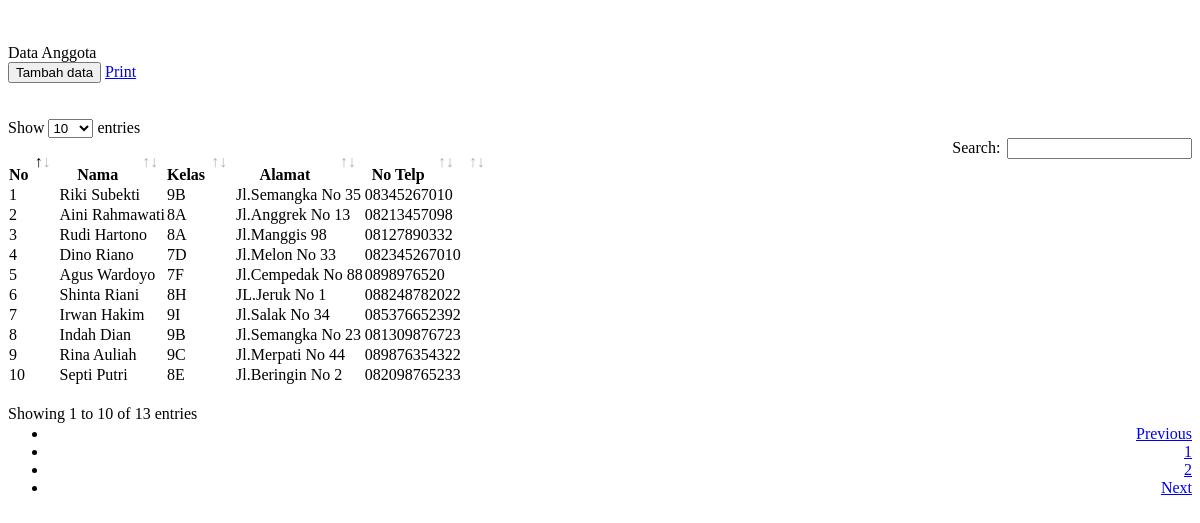
/pages/anggota.php, run on the app's committed database.
### tables this page shows
CREATE TABLE `anggota` (
  `id_anggota` int(11) NOT NULL,
  `nama` varchar(50) NOT NULL,
  `kelas` varchar(20) NOT NULL,
  `alamat` text NOT NULL,
  `no_tlp` varchar(20) NOT NULL
);

### pages/anggota.php (the view, shortened to what this page needs)
<div id="page-wrapper">
    <div class="row">
            <div class="col-xs-12"><br><br>
                <div class="panel panel-info">
                    <div class="panel-heading">
                        Data Anggota
                    </div>
                    <div class="panel-body">
                    <a href="index_admin.php?p=anggota-input"><button class="btn btn-xs btn-primary"><i class="fa fa-plus-circle"></i> <span>Tambah data</span></button></a>
                    <a href="pages/anggota-cetak.php" target="_blank" class="btn btn-sm btn-info"><i class="fa fa-print"></i> Print</a><br><br><br>
                        <div class="table-responsive">
                        <table class="table table-striped table-bordered table-hover" id="tabel">
                            <thead>
                                <tr>
                                    <th>No</th>
                                    <th>Nama</th>
                                    <th>Kelas</th>
                                    <th>Alamat</th>
                                    <th>No Telp</th>
                                    <th><i class="fa fa-gear"></i></th>
                                </tr>
                            </thead>
                            <tbody>
                                    <?php
                                    $no=1;
                                    $sql = mysqli_query($con,"SELECT * FROM anggota");
                                    while($d=mysqli_fetch_array($sql)) {
                                    ?>
                                <tr>
                                    <td><?= $no?></td>
                                    <td><?= $d['nama']?></td>
                                    <td><?= $d['kelas']?></td>
                                    <td><?= $d['alamat']?></td>
                                    <td><?= $d['no_tlp']?></td>
                                    <td></td>
                                </tr>
                                    <?php $no++; } ?>
                            </tbody>
                        </table>
                        </div>
                    </div>
                </div>
            </div>
    </div>
</div>
<link href="assets/css/plugins/dataTables/dataTables.bootstrap4.min.css" rel="stylesheet">

### data on the page
anggota: nama "Riki Subekti", kelas "9B", alamat "Jl.Semangka No 35", no_tlp "08345267010"
anggota: nama "Aini Rahmawati", kelas "8A", alamat "Jl.Anggrek No 13", no_tlp "08213457098"
anggota: nama "Rudi Hartono", kelas "8A", alamat "Jl.Manggis 98", no_tlp "08127890332"
anggota: nama "Dino Riano", kelas "7D", alamat "Jl.Melon No 33", no_tlp "082345267010"
anggota: nama "Agus Wardoyo", kelas "7F", alamat "Jl.Cempedak No 88", no_tlp "0898976520"
anggota: nama "Shinta Riani", kelas "8H", alamat "JL.Jeruk No 1", no_tlp "088248782022"
anggota: nama "Irwan Hakim", kelas "9I", alamat "Jl.Salak No 34", no_tlp "085376652392"
anggota: nama "Indah Dian", kelas "9B", alamat "Jl.Semangka No 23", no_tlp "081309876723"
anggota: nama "Rina Auliah", kelas "9C", alamat "Jl.Merpati No 44", no_tlp "089876354322"
anggota: nama "Septi Putri", kelas "8E", alamat "Jl.Beringin No 2", no_tlp "082098765233"
